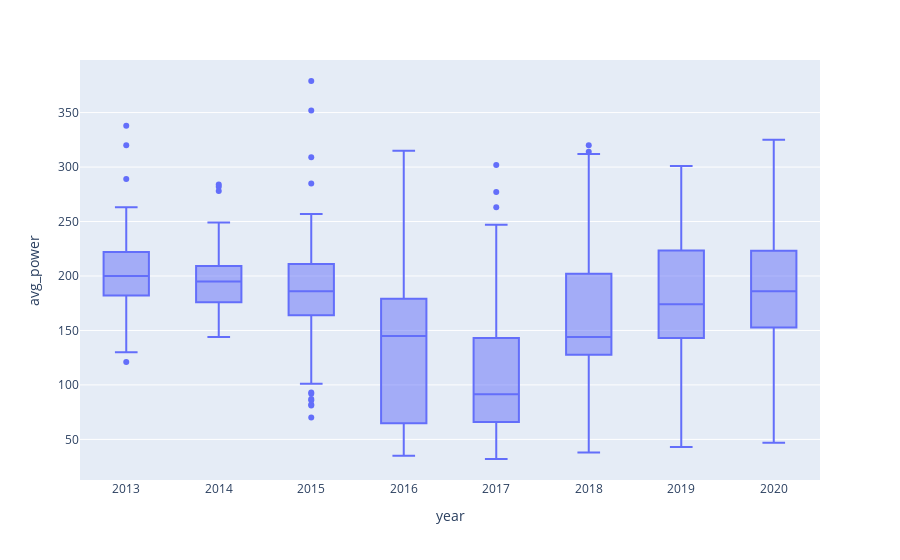

Notebook code for this chart:
### Code cell
#Plot heart rate 
fig = px.box(data_strava, x="year",y="avg_power")
fig.show()

### Figure 1 — Plotly figure (JSON) as saved in the notebook; plotly's stock layout.template omitted (floating-point values rounded to 4 significant figures; data arrays with more than 128 entries replaced by an {"elided": "..."} marker saying what was removed)
{"data": [{"alignmentgroup": "True", "hovertemplate": "year=%{x}<br>avg_power=%{y}<extra></extra>", "legendgroup": "", "marker": {"color": "#636efa"}, "name": "", "notched": false, "offsetgroup": "", "orientation": "v", "showlegend": false, "type": "box", "x": {"elided": "1618 str values"}, "x0": " ", "xaxis": "x", "y": {"elided": "1618 int values"}, "y0": " ", "yaxis": "y"}], "layout": {"boxmode": "group", "legend": {"tracegroupgap": 0}, "margin": {"t": 60}, "xaxis": {"anchor": "y", "domain": [0, 1], "title": {"text": "year"}}, "yaxis": {"anchor": "x", "domain": [0, 1], "title": {"text": "avg_power"}}}}
